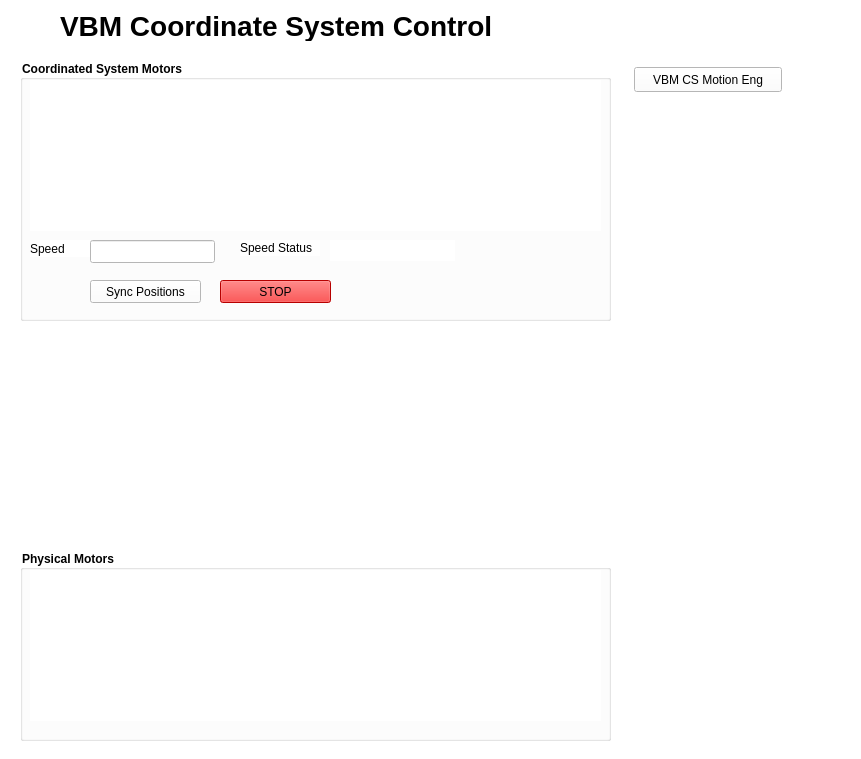
<?xml version="1.0" encoding="UTF-8"?>
<ui version="4.0">
 <class>Form</class>
 <widget class="QWidget" name="Form">
  <property name="geometry">
   <rect>
    <x>0</x>
    <y>0</y>
    <width>861</width>
    <height>759</height>
   </rect>
  </property>
  <property name="sizePolicy">
   <sizepolicy hsizetype="Fixed" vsizetype="Preferred">
    <horstretch>0</horstretch>
    <verstretch>0</verstretch>
   </sizepolicy>
  </property>
  <property name="windowTitle">
   <string>Form</string>
  </property>
  <property name="styleSheet">
   <string notr="true">background-color: rgb(255, 255, 255);</string>
  </property>
  <layout class="QHBoxLayout" name="horizontalLayout">
   <property name="spacing">
    <number>0</number>
   </property>
   <property name="leftMargin">
    <number>0</number>
   </property>
   <property name="topMargin">
    <number>0</number>
   </property>
   <property name="rightMargin">
    <number>0</number>
   </property>
   <property name="bottomMargin">
    <number>0</number>
   </property>
   <item>
    <widget class="QFrame" name="frame">
     <property name="enabled">
      <bool>true</bool>
     </property>
     <property name="sizePolicy">
      <sizepolicy hsizetype="Preferred" vsizetype="Preferred">
       <horstretch>0</horstretch>
       <verstretch>0</verstretch>
      </sizepolicy>
     </property>
     <property name="minimumSize">
      <size>
       <width>861</width>
       <height>560</height>
      </size>
     </property>
     <property name="styleSheet">
      <string notr="true">background-color: rgb(255, 255, 255);</string>
     </property>
     <property name="frameShape">
      <enum>QFrame::NoFrame</enum>
     </property>
     <property name="frameShadow">
      <enum>QFrame::Raised</enum>
     </property>
     <widget class="QLabel" name="title">
      <property name="geometry">
       <rect>
        <x>60</x>
        <y>10</y>
        <width>531</width>
        <height>31</height>
       </rect>
      </property>
      <property name="font">
       <font>
        <pointsize>21</pointsize>
        <weight>75</weight>
        <bold>true</bold>
       </font>
      </property>
      <property name="text">
       <string>VBM Coordinate System Control</string>
      </property>
     </widget>
     <widget class="QGroupBox" name="csMotors">
      <property name="geometry">
       <rect>
        <x>20</x>
        <y>60</y>
        <width>591</width>
        <height>261</height>
       </rect>
      </property>
      <property name="font">
       <font>
        <weight>75</weight>
        <italic>false</italic>
        <bold>true</bold>
       </font>
      </property>
      <property name="title">
       <string>Coordinated System Motors</string>
      </property>
      <widget class="QLabel" name="label_6">
       <property name="geometry">
        <rect>
         <x>10</x>
         <y>180</y>
         <width>60</width>
         <height>17</height>
        </rect>
       </property>
       <property name="text">
        <string>Speed</string>
       </property>
      </widget>
      <widget class="QEPushButton" name="qepushbutton">
       <property name="geometry">
        <rect>
         <x>70</x>
         <y>220</y>
         <width>111</width>
         <height>23</height>
        </rect>
       </property>
       <property name="text">
        <string>Sync Positions</string>
       </property>
       <property name="variable" stdset="0">
        <string>MCTVBM01:CS_Y:sync.PROC</string>
       </property>
      </widget>
      <widget class="QEPushButton" name="qepushbutton_2">
       <property name="geometry">
        <rect>
         <x>200</x>
         <y>220</y>
         <width>111</width>
         <height>23</height>
        </rect>
       </property>
       <property name="autoFillBackground">
        <bool>false</bool>
       </property>
       <property name="text">
        <string>STOP</string>
       </property>
       <property name="variable" stdset="0">
        <string>MCTVBM01:CS_Y:stop</string>
       </property>
       <property name="styleSheet">
        <string notr="true">background-color: rgb(255, 0, 0);</string>
       </property>
      </widget>
      <widget class="QELineEdit" name="qelineedit_4">
       <property name="geometry">
        <rect>
         <x>70</x>
         <y>180</y>
         <width>125</width>
         <height>23</height>
        </rect>
       </property>
       <property name="variable" stdset="0">
        <string>MCTVBM01:CS_Y:speed</string>
       </property>
       <property name="addUnits">
        <bool>true</bool>
       </property>
      </widget>
      <widget class="QELabel" name="qelabel">
       <property name="geometry">
        <rect>
         <x>310</x>
         <y>180</y>
         <width>125</width>
         <height>21</height>
        </rect>
       </property>
       <property name="variable" stdset="0">
        <string>MCTVBM01:CS_Y:speed_alarm</string>
       </property>
      </widget>
      <widget class="QLabel" name="label_2">
       <property name="geometry">
        <rect>
         <x>220</x>
         <y>180</y>
         <width>80</width>
         <height>16</height>
        </rect>
       </property>
       <property name="text">
        <string>Speed Status</string>
       </property>
      </widget>
      <widget class="QEForm" name="qeform_7">
       <property name="geometry">
        <rect>
         <x>10</x>
         <y>70</y>
         <width>571</width>
         <height>51</height>
        </rect>
       </property>
       <property name="userLevelVisibility" stdset="0">
        <enum>QEAbstractWidget::User</enum>
       </property>
       <property name="userLevelEnabled" stdset="0">
        <enum>QEAbstractWidget::User</enum>
       </property>
       <property name="uiFile" stdset="0">
        <string>ppmac1motor_sl.ui</string>
       </property>
       <property name="variableSubstitutions" stdset="0">
        <string>MOTOR=MCTVBM01:PITCH</string>
       </property>
      </widget>
      <widget class="QEForm" name="qeform_8">
       <property name="geometry">
        <rect>
         <x>10</x>
         <y>20</y>
         <width>571</width>
         <height>51</height>
        </rect>
       </property>
       <property name="userLevelVisibility" stdset="0">
        <enum>QEAbstractWidget::User</enum>
       </property>
       <property name="userLevelEnabled" stdset="0">
        <enum>QEAbstractWidget::User</enum>
       </property>
       <property name="uiFile" stdset="0">
        <string>ppmac1motor_sl.ui</string>
       </property>
       <property name="variableSubstitutions" stdset="0">
        <string>MOTOR=MCTVBM01:HEIGHT</string>
       </property>
      </widget>
      <widget class="QEForm" name="qeform_9">
       <property name="geometry">
        <rect>
         <x>10</x>
         <y>120</y>
         <width>571</width>
         <height>51</height>
        </rect>
       </property>
       <property name="userLevelVisibility" stdset="0">
        <enum>QEAbstractWidget::User</enum>
       </property>
       <property name="userLevelEnabled" stdset="0">
        <enum>QEAbstractWidget::User</enum>
       </property>
       <property name="uiFile" stdset="0">
        <string>ppmac1motor_sl.ui</string>
       </property>
       <property name="variableSubstitutions" stdset="0">
        <string>MOTOR=MCTVBM01:ROLL</string>
       </property>
      </widget>
     </widget>
     <widget class="QGroupBox" name="phyMotors">
      <property name="geometry">
       <rect>
        <x>20</x>
        <y>550</y>
        <width>591</width>
        <height>191</height>
       </rect>
      </property>
      <property name="font">
       <font>
        <weight>75</weight>
        <bold>true</bold>
       </font>
      </property>
      <property name="title">
       <string>Physical Motors</string>
      </property>
      <widget class="QEForm" name="qeform">
       <property name="geometry">
        <rect>
         <x>10</x>
         <y>20</y>
         <width>571</width>
         <height>51</height>
        </rect>
       </property>
       <property name="userLevelVisibility" stdset="0">
        <enum>QEAbstractWidget::User</enum>
       </property>
       <property name="userLevelEnabled" stdset="0">
        <enum>QEAbstractWidget::User</enum>
       </property>
       <property name="uiFile" stdset="0">
        <string>ppmac1motor_sl.ui</string>
       </property>
       <property name="variableSubstitutions" stdset="0">
        <string>MOTOR=MCTVBM01MOT01</string>
       </property>
      </widget>
      <widget class="QEForm" name="qeform_2">
       <property name="geometry">
        <rect>
         <x>10</x>
         <y>70</y>
         <width>571</width>
         <height>51</height>
        </rect>
       </property>
       <property name="userLevelVisibility" stdset="0">
        <enum>QEAbstractWidget::User</enum>
       </property>
       <property name="userLevelEnabled" stdset="0">
        <enum>QEAbstractWidget::User</enum>
       </property>
       <property name="uiFile" stdset="0">
        <string>ppmac1motor_sl.ui</string>
       </property>
       <property name="variableSubstitutions" stdset="0">
        <string>MOTOR=MCTVBM01MOT02</string>
       </property>
      </widget>
      <widget class="QEForm" name="qeform_3">
       <property name="geometry">
        <rect>
         <x>10</x>
         <y>120</y>
         <width>571</width>
         <height>51</height>
        </rect>
       </property>
       <property name="userLevelVisibility" stdset="0">
        <enum>QEAbstractWidget::User</enum>
       </property>
       <property name="userLevelEnabled" stdset="0">
        <enum>QEAbstractWidget::User</enum>
       </property>
       <property name="uiFile" stdset="0">
        <string>ppmac1motor_sl.ui</string>
       </property>
       <property name="variableSubstitutions" stdset="0">
        <string>MOTOR=MCTVBM01MOT03</string>
       </property>
      </widget>
     </widget>
     <widget class="QEForm" name="qeform_4">
      <property name="geometry">
       <rect>
        <x>0</x>
        <y>320</y>
        <width>861</width>
        <height>231</height>
       </rect>
      </property>
      <property name="uiFile" stdset="0">
       <string>VBM_stripe_status.ui</string>
      </property>
      <property name="resizeContents">
       <bool>false</bool>
      </property>
     </widget>
     <widget class="VCLNavigatePushButton" name="vclnavigatepushbutton_2">
      <property name="geometry">
       <rect>
        <x>634</x>
        <y>67</y>
        <width>148</width>
        <height>25</height>
       </rect>
      </property>
      <property name="text">
       <string>VBM CS Motion Eng</string>
      </property>
      <property name="guiFile" stdset="0">
       <string>VBM_CS_control_eng.ui</string>
      </property>
      <property name="creationOption" stdset="0">
       <enum>QEPushButton::NewWindow</enum>
      </property>
     </widget>
     <zorder>qeform_4</zorder>
     <zorder>title</zorder>
     <zorder>csMotors</zorder>
     <zorder>phyMotors</zorder>
     <zorder>vclnavigatepushbutton_2</zorder>
    </widget>
   </item>
  </layout>
 </widget>
 <customwidgets>
  <customwidget>
   <class>QEForm</class>
   <extends>QWidget</extends>
   <header>QEForm.h</header>
  </customwidget>
  <customwidget>
   <class>QELabel</class>
   <extends>QLabel</extends>
   <header>QELabel.h</header>
  </customwidget>
  <customwidget>
   <class>QELineEdit</class>
   <extends>QLineEdit</extends>
   <header>QELineEdit.h</header>
  </customwidget>
  <customwidget>
   <class>QEPushButton</class>
   <extends>QPushButton</extends>
   <header>QEPushButton.h</header>
  </customwidget>
  <customwidget>
   <class>VCLNavigatePushButton</class>
   <extends>QEPushButton</extends>
   <header>VCLNavigatePushButton.h</header>
  </customwidget>
 </customwidgets>
 <resources/>
 <connections/>
</ui>
